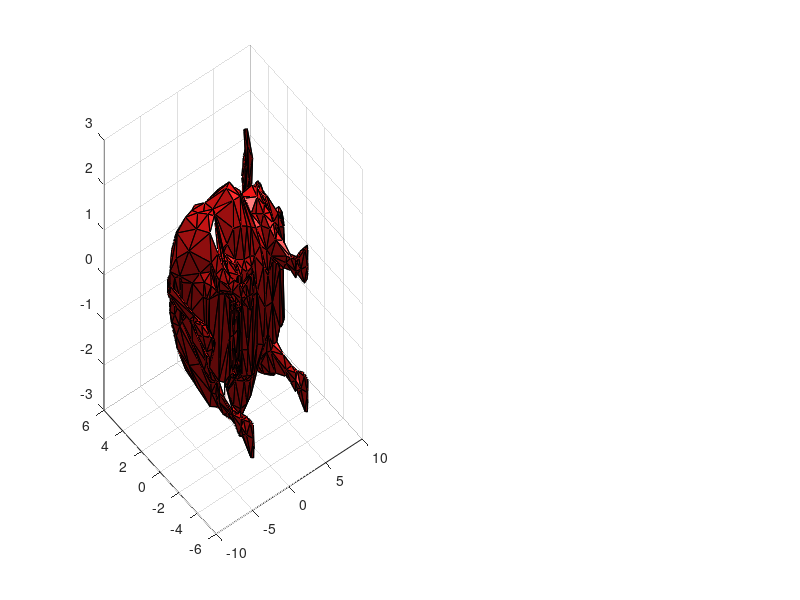

Recreate this plot in MATLAB. (Note: this script raises an error after producing the figure.)
clc, clear all, close all

load('model3d-cow.mat','fv'); 
V=fv.vertices; 
F=fv.faces; 

%plot original model in 3D
figure; subplot(1,2,1);
trisurf(F,V(:,1),V(:,2),V(:,3),'FaceColor',[1,0.1,0.1],...
    'EdgeColor',[0.0 0.0 0.0]);
light('Position',[-1.0,-1.0,100.0],'Style','infinite'); 
lighting phong; 
xlabel('x'); 
ylabel('y'); 
zlabel('z');
axis equal;


I=double(imread('mvg.bmp'));

% figure, imshow(uint8(I));
% [u, v, p] = impixel(I);   Used to get the picture coordinates the first
% time

%Real dimensions of the book
x0 = 17.3/2;
y0 = 24.6/2;
z0 = x0/2;

%Calibration matrix
 A = [800 ,0 ,320 ;0 ,800 ,240 ;0 ,0 ,1];

% 3D points
X1 = [-x0, y0];
X2 = [x0, y0];
X3 = [x0, -y0];
X4 = [-x0, -y0];
X = [X1; X2; X3; X4];
X(:,3) = 1;


%% 2D Points

v = [119, 171, 420, 287];
u = [328 ,562 ,379 ,53];
U = [u ;v ;zeros(1,4)];
%% Find the H matrix
M = [];
for i = 1:length(u)
    Mi = [X(i,:), 0,0,0, -X(i,:)*u(i);
        0,0,0, X(i,:), -X(i,:)*v(i)];
    M = [M; Mi];
end


[U1, S, V2] = svd(M);

% Pick the last column of v
H = reshape(V2(:,9),3,3)'
%% Find the rotation matrix
G = A\H;
%Normalization
l = sqrt(norm(G(:, 1))*norm(G(:, 2)));
G = G/l;
c = G(:,1) + G(:, 2);
p = cross(G(:, 1), G(:, 2));
d = cross(c, p);

R1 = ((c/norm(c)) + (d/norm(d))) / sqrt(2);
R2 = ((c/norm(c)) - (d/norm(d))) / sqrt(2);

Rt = zeros(3, 4);
Rt(:, 1) = R1;
Rt(:, 2) = R2;
Rt(:, 4) = G(:, 3);
Rt(:, 3) = cross(R1, R2);

Rt
% Camera
C = -Rt(1:3, 1:3)'*Rt(:, 4)
%% Projection matrix

Rcowtobook = [0 0 1; 1 0 0; 0 1 0] * inv([-1 0 0; 0 1 0; 0 0 -1]);
V = Rcowtobook*V';
V = V';

P = A * Rt;
V(:,4) = 1;
V1 = P * V';

V1(1, :) = V1(1, :) ./ V1(3, :);
V1(2, :) = V1(2, :) ./ V1(3, :);

P
%% plot projected model in 2D
subplot(1, 2, 2); imshow(uint8(I)), hold on;

Color=repmat([1,0.1,0.1],length(V1),1);
fv2d.vertices = [V1(1, :)', V1(2,: )'];
fv2d.faces = F;
fv2d.facevertexcdata=Color;
% p = patch(fv,'FaceAlpha',1,'EdgeAlpha',0.25);
p = patch(fv2d, 'FaceAlpha', 1, 'EdgeAlpha', 0.25), hold off;
shading faceted;

%% Plot the axes and a figure
figure, imshow(uint8(I)), hold on;
a=[0:0.2:10; zeros(1,51); zeros(1,51); ones(1,51)];
b=[zeros(1,51); 0:0.2:10; zeros(1,51); ones(1,51)];
l=[zeros(1,51); zeros(1,51); 0:0.2:10; ones(1,51)];
a1= proj(a,P);
b1= proj(b,P);
l1= proj(l,P);

plot(a1(1,:),a1(2,:),'r-','LineWidth',4)
plot(b1(1,:),b1(2,:),'b-','LineWidth',4)
plot(l1(1,:),l1(2,:),'g-','LineWidth',4)

vert = 3*[-1 -1 0;1 -1 0;1 1 0;-1 1 0;-1 -1 2;1 -1 2;1 1 2;-1 1 2];
fac = [1 2 6 5;2 3 7 6;3 4 8 7;4 1 5 8;1 2 3 4;5 6 7 8];

vert(:, 4) = 1;
vert1 = proj(vert', P);

cu.vertices = [vert1(1,:)', vert1(2,:)'];
cu.faces = fac;
Color1 = repmat([0.1,0.1,1],length(vert1),1);
cu.facevertexcdata = Color1;
patch(cu, 'FaceAlpha', .24, 'EdgeAlpha', 1)
shading faceted;
